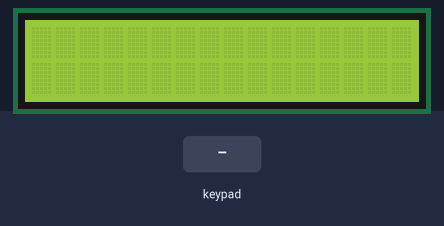
This sketch was run on a simulated Arduino Uno, built with avr-gcc and run on an emulated ATmega328P. Shown: 16×2 character LCD. The test bench sets the inputs (shaded band). What the sketch prints to the serial monitor is not drawn.

Above: at 1.2 s.
1.3 s: keypad keys 1 1 1 0 9 8 # pressed 0.4 s apart
At 4.8 s:
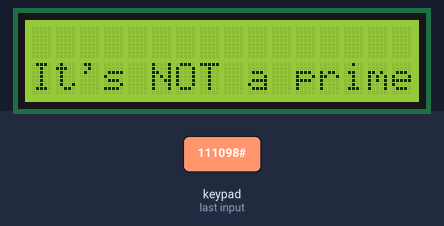
5.6 s: key '#' pressed
At 6.8 s:
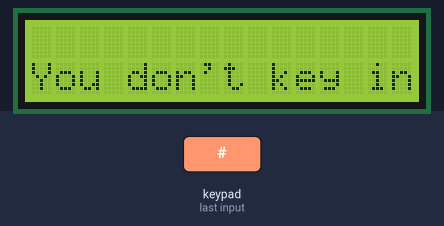
7.1 s: key '2' pressed
At 7.6 s:
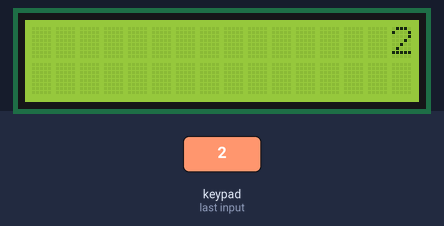
8.6 s: keypad keys 7 6 5 4 pressed 0.4 s apart
At 11.1 s:
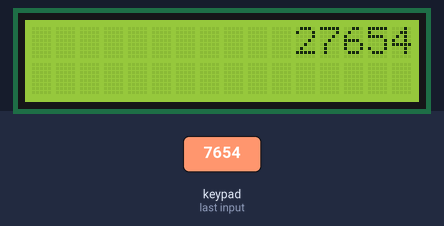
Timing chart, 0 to 12.6 s (numbered marks = the images above; inputs shaded):
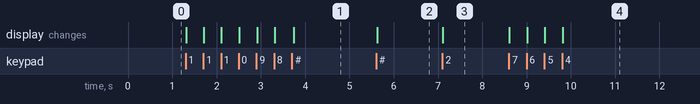

The sketch:

PrimeCalculator.ino
```cpp
/*
   Generated using BlocklyDuino:

   https://github.com/MediaTek-Labs/BlocklyDuino-for-LinkIt

   Date: Wed, 18 Nov 2020 01:54:59 GMT
*/

#include <Keypad.h>
#include <Wire.h>
#include <LiquidCrystal_I2C.h>

//鍵盤
char key;//單一按鍵值
String num = ""; //數字組合
char N[] = "1234567890";

const byte ROWS = 4; // 列數(橫的)
const byte COLS = 4; // 行數(直的)
char keys[ROWS][COLS] = {
  {'1', '2', '3', 'A'},
  {'4', '5', '6', 'B'},
  {'7', '8', '9', 'C'},
  {'*', '0', '#', 'D'}
};
byte rowPins[ROWS] = {11, 10, 9, 8}; //定義列的腳位
byte colPins[COLS] = {7, 6, 5, 4}; //定義行的腳位
Keypad keypad = Keypad( makeKeymap(keys), rowPins, colPins, ROWS, COLS );

//螢幕
LiquidCrystal_I2C lcd(0x27, 16, 2);

void setup()
{
  Serial.begin(9600);

  //螢幕
  lcd.init();
  lcd.backlight();
}


void loop()
{
  //按鍵
  key = (keypad.getKey());
  if (key) {//有按按鍵
    lcd.clear();

    if (strchr(N, key) != NULL) { //數字
      num += key;

      lcd.setCursor((16 - num.length()), 0);
      lcd.print(num);

      Serial.println(key);
    } else if (key == '#') { //確認鍵
      Serial.println(num);
      showAnswer();

      num = "";
    } else if (key == 'D') { //清除鍵
      num = "";
    }


  }//end of 有按按鍵

}//end of loop

void showAnswer() {
  lcd.setCursor(0, 1);
  if (num.length() == 0) {
    lcd.print("You don't key in");
  } else {
    calPrimeNumber();
  }
}

/*
   若要測試大質數，可至以下網址找大質數
   https://bit.ly/36aGMRO
*/
void calPrimeNumber() {
  boolean prime = true;
  unsigned long number = num.toInt();//max 4,294,967,295

  if (number == 0 || number == 1 || number == 2) {
    lcd.print("It's NOT a prime");
    return;
  }

  lcd.print("Wait a moment...");
  for (int i = 2; i < (number - 1); i++) {
    //判是是否可以整除
    if (number % i == 0) {
      prime = false;
      break;
    }
  }

  lcd.clear();
  lcd.setCursor(0, 1);
  if (prime) {
    lcd.print("It's A prime");
  } else {
    lcd.print("It's NOT a prime");
  }
}

void progress() {

}
```

Measured:
- after the input at 1.3 s, the display: first changes at once (image 1 shows a later state)
- after the input at 5.6 s, the display: changes at once (image 2)
- after the input at 7.1 s, the display: changes at once (image 3)
- after the input at 8.6 s, the display: first changes at once (image 4 shows a later state)
